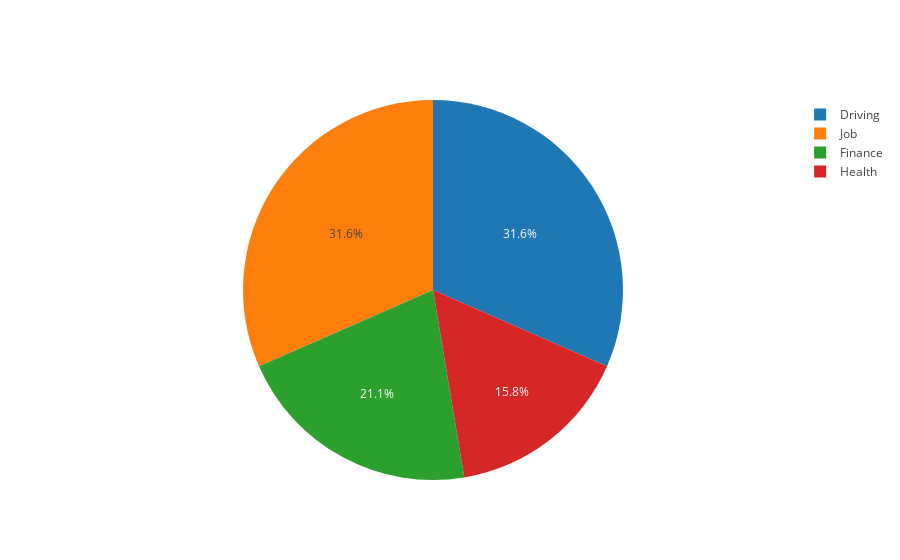

The notebook cell this image was saved under:
### Markdown cell above
### Pie Chart
In this example, the data is grouped into the major stressor categories, _Job, Driving, Finance, and Health_, and the relative breakdown of events are shown within the chart.  If you place your mouse cursor over the pie chart sections, you can see the actual number of events and a category label appear.  Try clicking on one or more of the labels in the legend on the right to disable/enable the data on the graph.

### Code cell
plot_stress_pie(stress_stream)

### Figure 1 — Plotly figure (JSON) as saved in the notebook; plotly's stock layout.template omitted (floating-point values rounded to 4 significant figures)
{"data": [{"labels": ["Driving", "Finance", "Health", "Job"], "type": "pie", "uid": "f02a3d62-ac2a-4be8-9e08-484225800e76", "values": [6, 4, 3, 6]}], "layout": {"autosize": true}}
